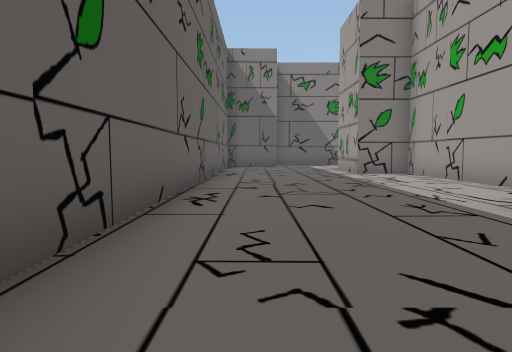
[1] (above)

21 first-person views from a walk through a Unity game level. The camera is 1.2 m above the floor, tilts 4° down and sees 75° across. The floor is counted in squares, 2 m on a side. Each view is taken from the middle of a square. On the plan, view 1 faces up. The plan holds only what a view shows up to about 10 squares ahead; the rest is blank. The place goes on beyond the plan. The player is left out.

[2]
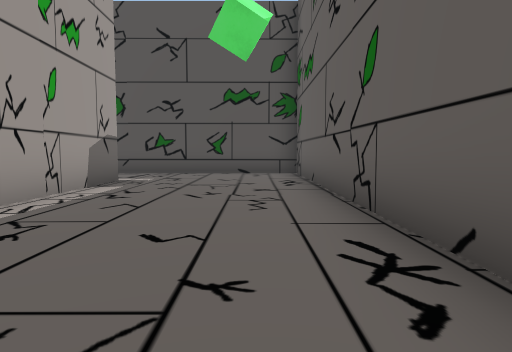

[3]
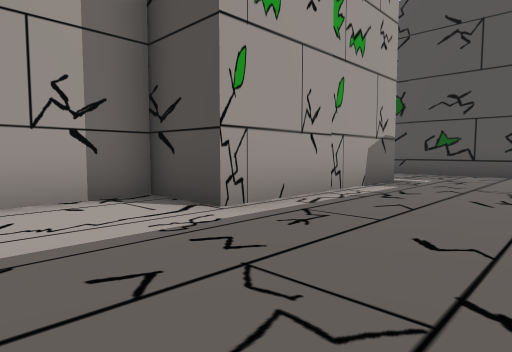

[4]
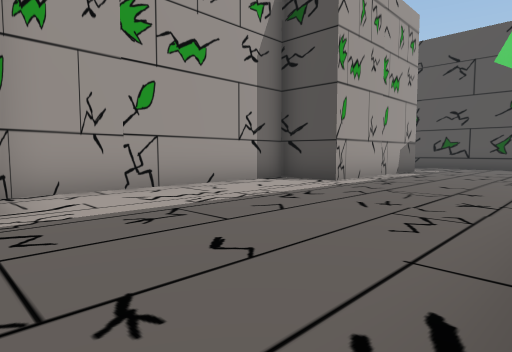

[5]
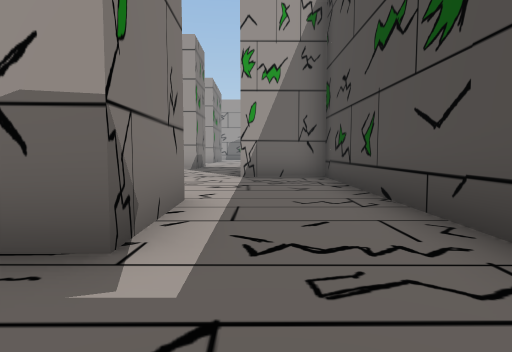

[6]
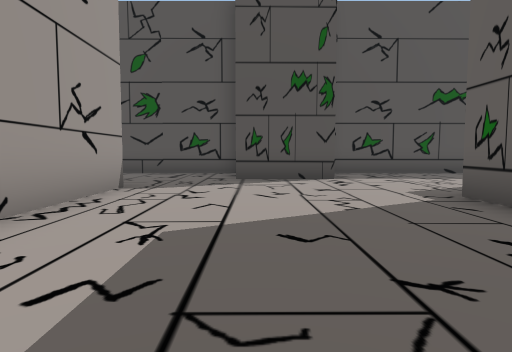

[7]
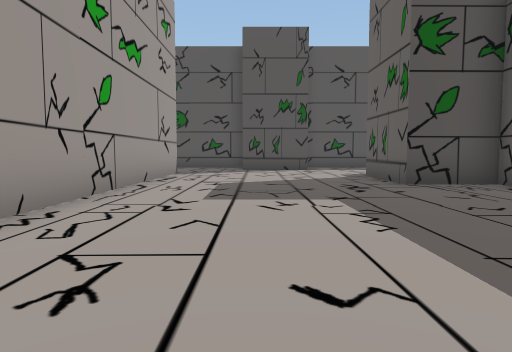

[8]
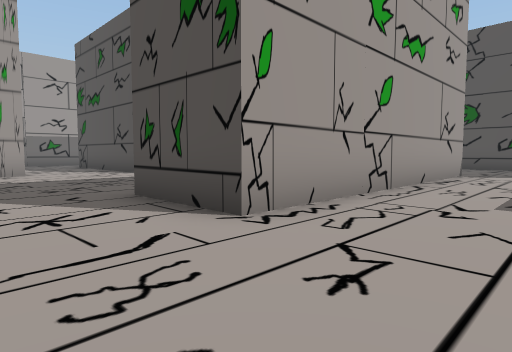

[9]
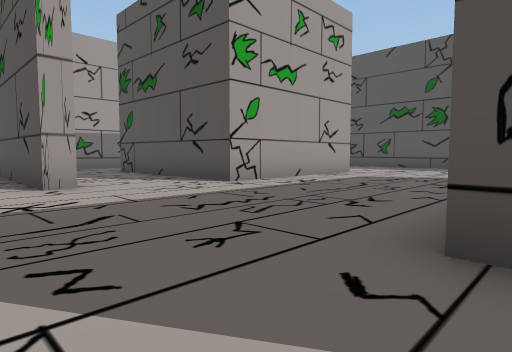

[10]
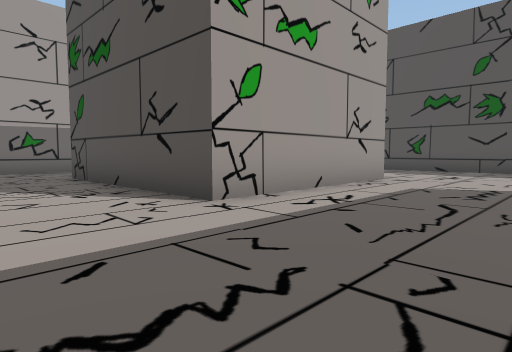

[11]
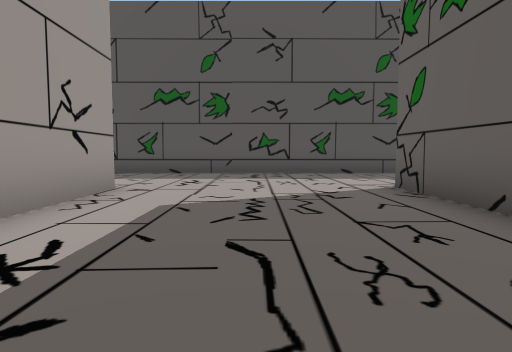

[12]
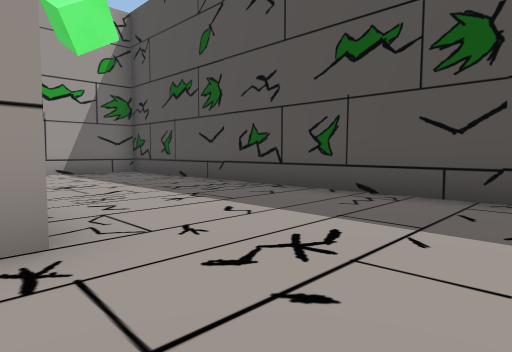

[13]
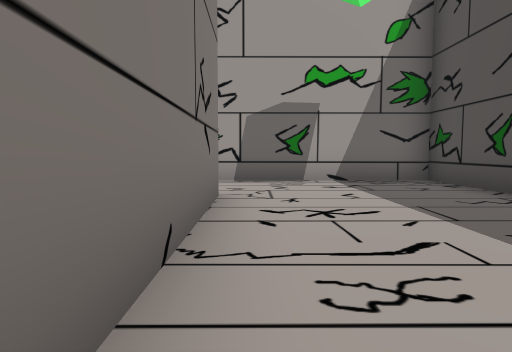

[14]
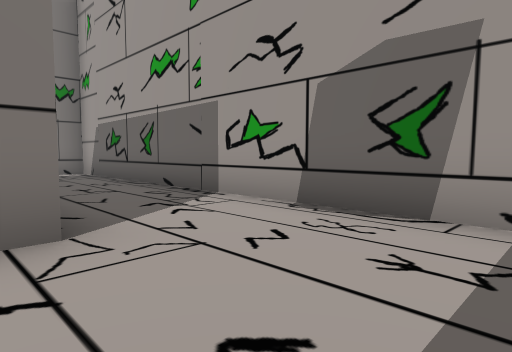

[15]
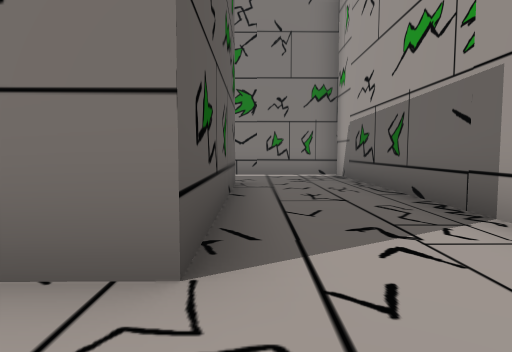

[16]
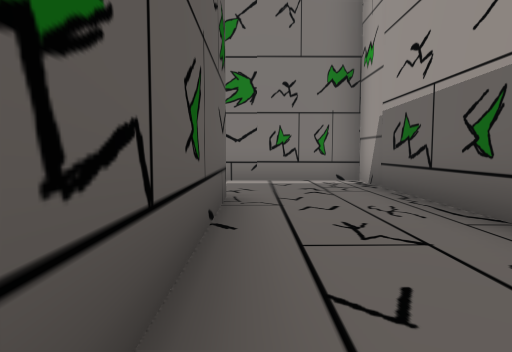

[17]
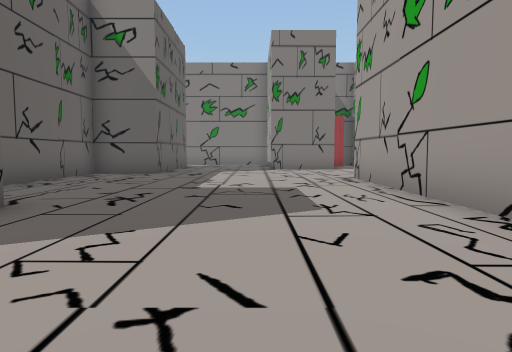

[18]
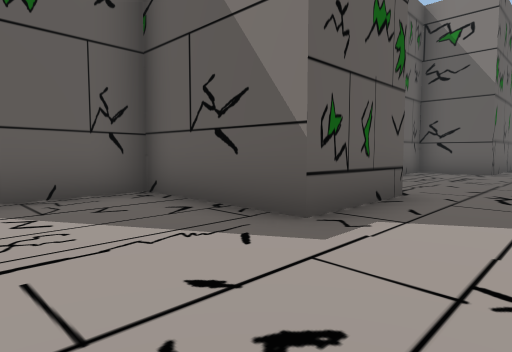

[19]
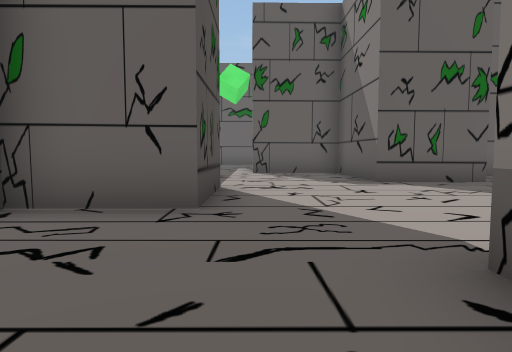

[20]
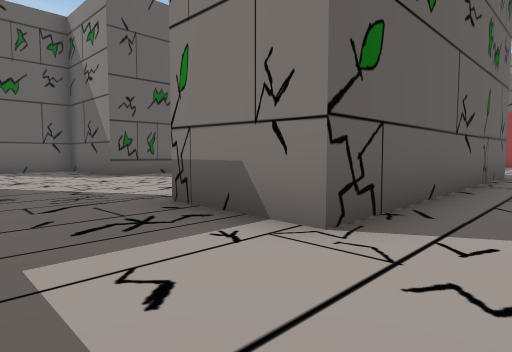

[21]
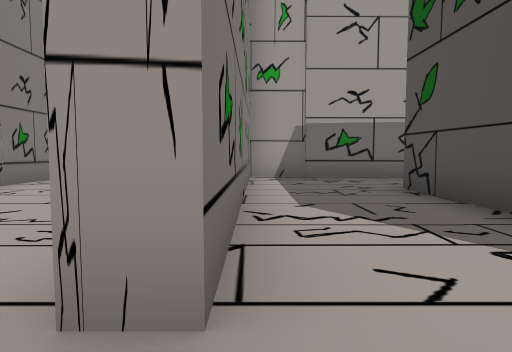

### Floor plan
Points are (right, up) in squares from view 1. A wall is a line through its corners. A room is listed if a view was taken in it or the views show most of it. See-through windows are left out.
Room 1 (views 1, 2, 3, 4, 5)
walls: (2.9, -1.1) (2.9, 3.7) (4.4, 3.7) (4.3, 9.5) (2.8, 9.5) (2.8, 10); (-1.2, 10) (-1.2, -3.7) (1.5, -3.7)
ways out: opening at (2, -2.5) to room 2
Room 2 (views 6, 7, 8, 9, 10, 11, 12, 13, 14, 15, 16, 17, 18, 19, 20, 21)
walls: (15.6, 0.2) (13.3, 0.2) (13.3, 7.9) (15.6, 7.9) (15.6, 0.2); (20.3, 0.4) (20.3, 5.5) (25.6, 5.5) (25.6, 0.5) (21.6, 0.5); (8.1, 10.6) (8.1, 9.5) (6.4, 9.5) (6.4, 3.7) (8.2, 3.7) (8.2, 1.5) (5.2, 1.4) (5.2, -1.1) (2.9, -1.1); (1.5, -3.7) (9.2, -3.7) (9.2, -1.6) (11.5, -1.6) (11.5, -3.7) (28.2, -3.7) (28.2, 8.2) (21.1, 8.2) (21.1, 8.7) (25.2, 8.7)
ways out: opening at (2, -2.5) to room 1

Positions as (right, up) in squares from view 1, and headings:
1: (0, 0), facing up
2: (0, 6), facing down
3: (0, 6), facing down-right
4: (-1, 10), facing down-right
5: (1, -2), facing right
6: (11, 6), facing down
7: (11, 10), facing down
8: (11, 10), facing down-right
9: (15, 10), facing down-right
10: (17, 8), facing down-right
11: (18, 6), facing down
12: (18, 1), facing down-right
13: (21, 0), facing right
14: (25, -2), facing up-right
15: (26, -1), facing up
16: (26, 1), facing up
17: (11, 0), facing up
18: (10, -1), facing up-left
19: (15, -1), facing left
20: (17, -2), facing up-left
21: (20, 8), facing right
